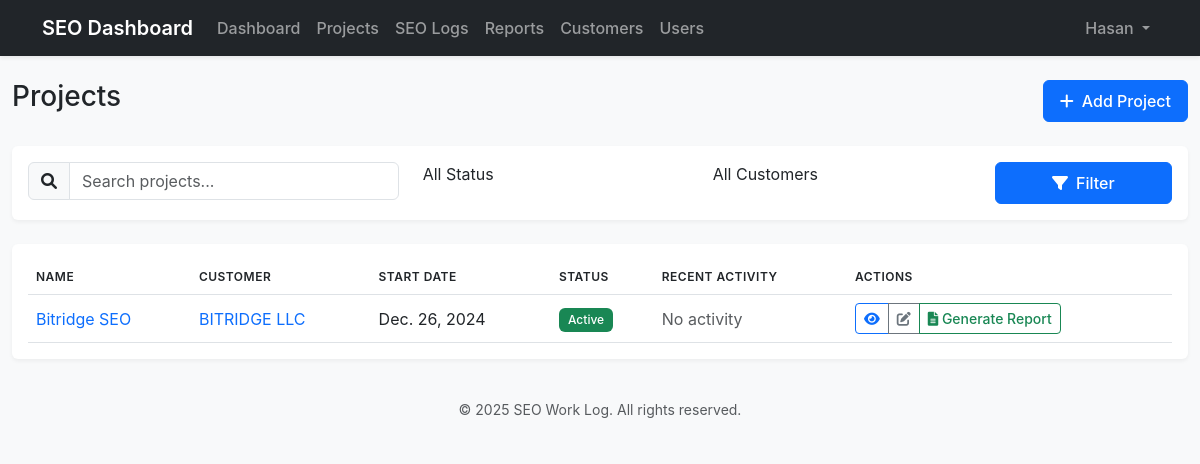
The page /projects/ (signed in) on the database as committed earlier.
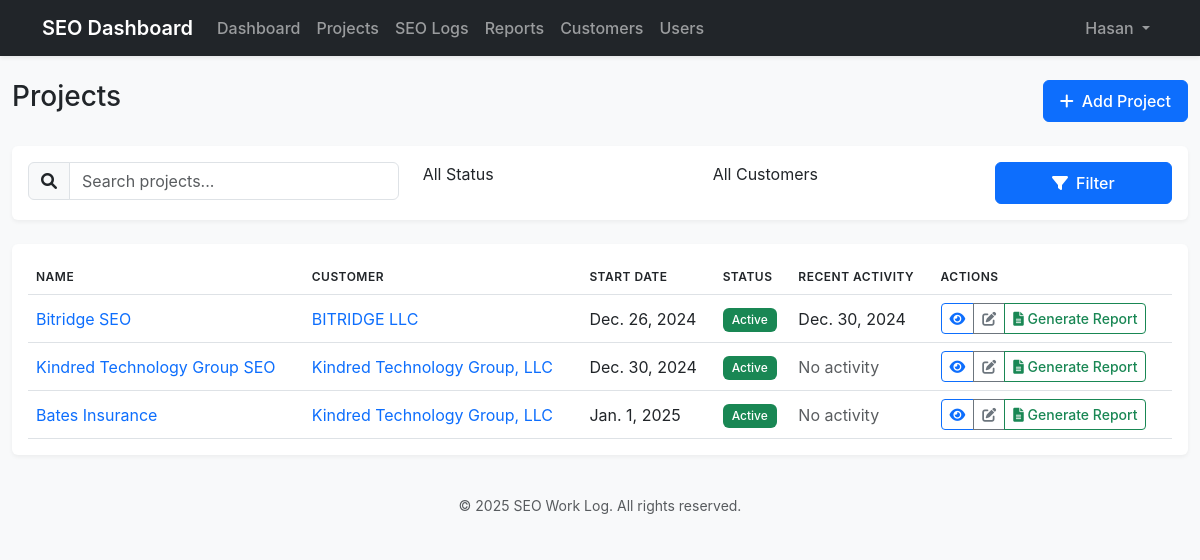
The same page on the database as committed later.
### core/models.py (models this page shows, shortened)
class CustomUser(AbstractUser):
    ROLE_CHOICES = [
        ('admin', 'Administrator'),
        ('provider', 'Provider'),
        ('customer', 'Customer'),
    ]
    role = models.CharField(max_length=10, choices=ROLE_CHOICES, default='customer')

class Project(models.Model):
    customer = models.ForeignKey(Customer, on_delete=models.CASCADE)
    name = models.CharField(max_length=255)
    description = models.TextField()
    start_date = models.DateField()
    end_date = models.DateField(null=True, blank=True)
    is_active = models.BooleanField(default=True)
    created_at = models.DateTimeField(auto_now_add=True)
    updated_at = models.DateTimeField(auto_now=True)
    providers = models.ManyToManyField(CustomUser, related_name='assigned_projects', blank=True, limit_choices_to={'role': 'provider'})

class Customer(models.Model):
    name = models.CharField(max_length=255)
    email = models.EmailField(unique=True)
    website = models.URLField()
    logo = models.ImageField(upload_to='logos/', null=True, blank=True)
    is_active = models.BooleanField(default=True)
    created_at = models.DateTimeField(auto_now_add=True)
    updated_at = models.DateTimeField(auto_now=True)

class SEOLog(models.Model):
    WORK_TYPE_CHOICES = [
        ('on_page', 'On-Page SEO'),
        ('off_page', 'Off-Page SEO'),
        ('technical', 'Technical SEO'),
        ('content', 'Content Optimization'),
        ('analytics', 'Analytics & Tracking'),
        ('other', 'Other'),
    ]
    project = models.ForeignKey(Project, on_delete=models.CASCADE)
    date = models.DateField()
    created_by = models.ForeignKey(CustomUser, on_delete=models.CASCADE, related_name='created_logs')
    work_type = models.CharField(max_length=20, choices=WORK_TYPE_CHOICES, default='other')
    description = models.TextField(default='', blank=True)
    providers = models.ManyToManyField(CustomUser, related_name='assigned_logs', blank=True)
    created_at = models.DateTimeField(auto_now_add=True, null=True)
    updated_at = models.DateTimeField(auto_now=True, null=True)
    class Meta:
        ordering = ['-date']
        verbose_name = 'SEO Log'
        verbose_name_plural = 'SEO Logs'

### core/views.py (the view)
# urls.py: path('projects/', views.project_list, name='projects'),
@login_required
def project_list(request):
    if request.user.role == 'admin':
        projects = Project.objects.all()
    elif request.user.role == 'provider':
        projects = Project.objects.filter(
            providers=request.user,
            is_active=True,
            customer__is_active=True
        )
    else:  # customer
        projects = Project.objects.filter(
            customer__email=request.user.email,
            is_active=True,
            customer__is_active=True
        )
    return render(request, 'core/project_list.html', {
        'title': 'Projects',
        'projects': projects,
    })

### core/templates/core/project_list.html (shortened to what this page needs)
{% extends 'core/base.html' %}
{% block content %}
<div class="container-fluid py-4">
    <div class="d-flex justify-content-between align-items-center mb-4">
        <h1 class="h3">Projects</h1>
        {% if user.role == 'admin' or user.role == 'provider' %}
        <a href="{% url 'project_add' %}" class="btn btn-primary">
            <i class="fas fa-plus me-2"></i>Add Project
        </a>
        {% endif %}
    </div>
    <div class="card border-0 shadow-sm mb-4">
        <div class="card-body">
            <form method="get" class="row g-3">
                <div class="col-md-4">
                    <div class="input-group">
                        <span class="input-group-text">
                            <i class="fas fa-search"></i>
                        </span>
                        <input type="text" name="search" class="form-control" placeholder="Search projects..."
                               value="{{ request.GET.search }}">
                    </div>
                </div>
                <div class="col-md-3">
                </div>
                <div class="col-md-3">
                </div>
                <div class="col-md-2">
                    <button type="submit" class="btn btn-primary w-100">
                        <i class="fas fa-filter me-2"></i>Filter
                    </button>
                </div>
            </form>
        </div>
    </div>
    <div class="card border-0 shadow-sm">
        <div class="card-body">
            {% if projects %}
                <div class="table-responsive">
                    <table class="table table-hover">
                        <thead>
                            <tr>
                                <th>Name</th>
                                <th>Customer</th>
                                <th>Start Date</th>
                                <th>Status</th>
                                <th>Recent Activity</th>
                                <th>Actions</th>
                            </tr>
                        </thead>
                        <tbody>
                            {% for project in projects %}
                            <tr>
                                <td>
                                    <a href="{% url 'project_detail' project.pk %}" class="text-decoration-none">
                                        {{ project.name }}
                                    </a>
                                </td>
                                <td>
                                    <a href="{% url 'customer_detail' project.customer.pk %}" class="text-decoration-none">
                                        {{ project.customer.name }}
                                    </a>
                                </td>
                                <td>{{ project.start_date }}</td>
                                <td>
                                    {% if project.is_active %}
                                        <span class="badge bg-success">Active</span>
                                    {% else %}
                                        <span class="badge bg-secondary">Inactive</span>
                                    {% endif %}
                                </td>
                                <td>
                                    {% with last_log=project.seolog_set.last %}
                                        {% if last_log %}
                                            {{ last_log.date }}
                                        {% else %}
                                            <span class="text-muted">No activity</span>
                                        {% endif %}
                                    {% endwith %}
                                </td>
                                <td>
                                    <div class="btn-group">
                                        <a href="{% url 'project_detail' project.pk %}" class="btn btn-sm btn-outline-primary">
                                            <i class="fas fa-eye"></i>
                                        </a>
                                        {% if user.role == 'admin' or user.role == 'provider' %}
                                        <a href="{% url 'project_edit' project.pk %}" class="btn btn-sm btn-outline-secondary">
                                            <i class="fas fa-edit"></i>
                                        </a>
                                        {% endif %}
                                        <a href="{% url 'report_create' project.pk %}" class="btn btn-sm btn-outline-success" title="Generate Report">
                                            <i class="fas fa-file-alt"></i> Generate Report
                                        </a>
                                    </div>
                                </td>
                            </tr>
                            {% endfor %}
                        </tbody>
                    </table>
                </div>
            {% else %}
                <div class="text-center py-4">
                    <i class="fas fa-project-diagram fa-3x text-muted mb-3"></i>
                    <p class="text-muted mb-0">No projects found.</p>
                </div>
            {% endif %}
        </div>
    </div>
</div>
{% endblock %}
{% block extra_css %}
<link href="https://cdn.jsdelivr.net/npm/select2@4.1.0-rc.0/dist/css/select2.min.css" rel="stylesheet" />
<link href="https://cdn.jsdelivr.net/npm/select2-bootstrap-5-theme@1.3.0/dist/select2-bootstrap-5-theme.min.css" rel="stylesheet" />
{% endblock %}

### core/templates/core/base.html (shortened to what this page needs)
{% load static %}
<!DOCTYPE html>
<html lang="en">
<head>
    <link href="https://cdn.jsdelivr.net/npm/bootstrap@5.3.0/dist/css/bootstrap.min.css" rel="stylesheet">
    <link href="https://cdnjs.cloudflare.com/ajax/libs/font-awesome/6.0.0/css/all.min.css" rel="stylesheet">
    <link href="{% static 'css/style.css' %}" rel="stylesheet">
    {% block extra_css %}{% endblock %}
</head>
<body>
    <nav class="navbar navbar-expand-lg navbar-dark bg-dark">
        <div class="container">
            <a class="navbar-brand" href="{% url 'dashboard' %}">SEO Dashboard</a>
            <div class="collapse navbar-collapse" id="navbarNav">
                {% if user.is_authenticated %}
                    <ul class="navbar-nav me-auto">
                        <li class="nav-item">
                            <a class="nav-link" href="{% url 'dashboard' %}">Dashboard</a>
                        </li>
                        <li class="nav-item">
                            <a class="nav-link" href="{% url 'projects' %}">Projects</a>
                        </li>
                        <li class="nav-item">
                            <a class="nav-link" href="{% url 'seo_logs' %}">SEO Logs</a>
                        </li>
                        <li class="nav-item">
                            <a class="nav-link" href="{% url 'report_list' %}">Reports</a>
                        </li>
                        {% if user.role == 'admin' %}
                        <li class="nav-item">
                            <a class="nav-link" href="{% url 'customers' %}">Customers</a>
                        </li>
                        <li class="nav-item">
                            <a class="nav-link" href="{% url 'user_list' %}">Users</a>
                        </li>
                        {% endif %}
                    </ul>
                    <ul class="navbar-nav ms-auto">
                        <li class="nav-item dropdown">
                            <a class="nav-link dropdown-toggle" href="#" role="button" data-bs-toggle="dropdown">
                                {{ user.username }}
                            </a>
                        </li>
                    </ul>
                {% endif %}
            </div>
        </div>
    </nav>
    <main>
        {% block content %}{% endblock %}
    </main>
    <footer class="footer mt-auto py-3 bg-light">
        <div class="container text-center">
            <span class="text-muted">© {% now "Y" %} SEO Work Log. All rights reserved.</span>
        </div>
    </footer>
</body>
</html>

### core/static/css/style.css (style rules this page uses)
body { background-color: #f8f9fa; font-family: 'Inter', -apple-system, BlinkMacSystemFont, "Segoe UI", Roboto, "Helvetica Neue", Arial, sans-serif; }
.navbar { box-shadow: 0 0.125rem 0.25rem rgba(0, 0, 0, 0.075); }
.navbar-brand { font-weight: 600; }
.nav-link { font-weight: 500; }
.card { transition: transform 0.2s ease-in-out; }
.table { margin-bottom: 0; }
.table th { font-weight: 600; text-transform: uppercase; font-size: 0.75rem; letter-spacing: 0.5px; }
.table td { vertical-align: middle; }
.badge { font-weight: 500; padding: 0.5em 0.75em; }
.btn { font-weight: 500; padding: 0.5rem 1rem; }
.btn-sm { padding: 0.25rem 0.5rem; }
.footer { font-size: 0.875rem; }
.shadow-sm { box-shadow: 0 0.125rem 0.25rem rgba(0, 0, 0, 0.05) !important; }
.nav-link, .btn { transition: all 0.2s ease-in-out; }
.nav-item .nav-link { position: relative; }

Rows that differ between the two databases and show on the page:
shown differently, row unchanged: Project "Bitridge SEO": seolog_set.last (not shown) → "Dec. 30, 2024"; no longer shows "No activity"
added Project: name "Kindred Technology Group SEO", customer.name "Kindred Technology Group, LLC", start_date "Dec. 30, 2024", is_active "Active", shows "No activity"
added Project: name "Bates Insurance", customer.name "Kindred Technology Group, LLC", start_date "Jan. 1, 2025", is_active "Active", shows "No activity"
